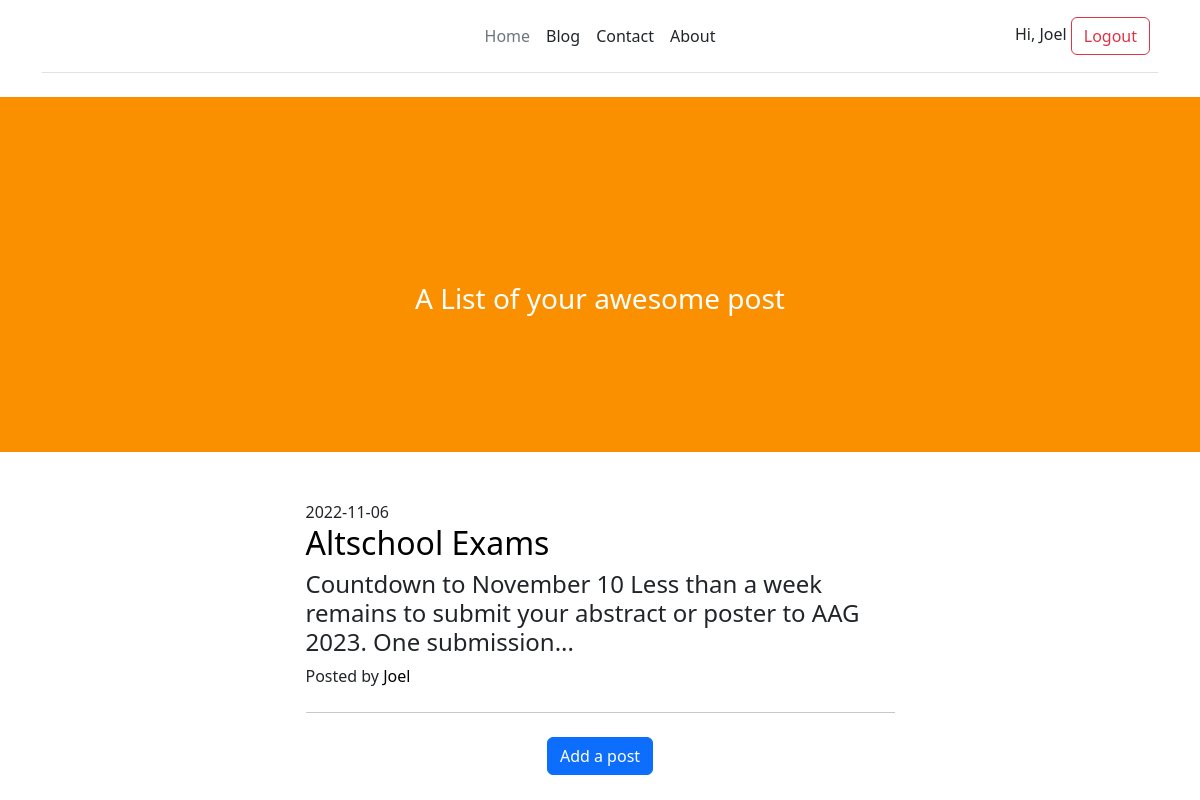
The page /blog (signed in) on the database its author committed.
### app.py (models this page shows, shortened)
class User(db.Model, UserMixin):
    __tablename__ = "User"
    id = db.Column(db.Integer(), primary_key=True)
    first_name = db.Column(db.String(50), nullable=False)
    last_name = db.Column(db.String(50), nullable=False)
    username = db.Column(db.String(255), nullable=False, unique=True)
    email = db.Column(db.String(255), nullable=False, unique=True)
    password_hash = db.Column(db.Text(), nullable=False)
    def __repr__(self):
        return f"{self.first_name}"

class Blog(db.Model):
    __tablename__ = "Blog"
    id = db.Column(db.Integer, primary_key=True)
    title = db.Column(db.String, unique=True, nullable=False)
    content = db.Column(db.Text, nullable=False)
    date_published = db.Column(db.DateTime)
    author = db.Column(db.String, default="Iniobong Benson")

### app.py (the view)
@app.route('/blog')
def blog():
    if current_user.is_authenticated:
        blog = Blog.query.filter_by(author=str(current_user)).all()
        return render_template('blog/blog.html', user_posts=blog)
    else:
        return redirect(url_for('login'))

### app.py (called while the page is built)
@login_manager.user_loader
def user_loader(user_id):
    return User.query.get(user_id)

### templates/blog/blog.html
{% extends 'base.html' %}
{% block content %}
{% if current_user.is_authenticated %}
<header class="blog-head">
  <div class="container position-relative px-4 px-lg-5">
      <div class="center">
        <h3>A List of your awesome post</h3>
      </div>
  </div>
</header>
<div class="container px-4 px-lg-5">
    {% for post in user_posts %}
    <div class="row gx-4 gx-lg-5 justify-content-center">
      <div class="col-md-10 col-lg-8 col-xl-7">
        <div class="post-preview">
          {{post.date_published.strftime('%Y-%m-%d')}}
          <a href="/post/{{post.id}}">
            <h2 class="post-title">{{post.title}}</h2>
          </a>
          <h4 class="post">{{post.content |truncate(120)}}</h4>
          <p class="post-meta">
            Posted by
            <a href="">{{post.author}}</a>
          </p>
        </div>
        <hr class="my-4" />
      </div>
    </div>
    {% endfor %}
  </div>
  <div class="center">
    <a href="{{url_for('post')}}"><button type="button" class="btn btn-primary">Add a post</button></a>
  </div>
{% endif %}
{% endblock content %}

### templates/base.html (shortened to what this page needs)
<!DOCTYPE html>
<html lang="en">
<head>
<link href="https://cdn.jsdelivr.net/npm/bootstrap@5.2.2/dist/css/bootstrap.min.css" rel="stylesheet">
<link rel= "stylesheet" type= "text/css" href= "{{ url_for('static',filename='styles/main.css') }}">
<link rel="stylesheet" href="https://s.pageclip.co/v1/pageclip.css" media="screen">
</head>
<div class="container">
    <header class="d-flex flex-wrap align-items-center justify-content-center justify-content-md-between py-3 mb-4 border-bottom">
      <a href="/" class="d-flex align-items-center col-md-3 mb-2 mb-md-0 text-dark text-decoration-none">
        <svg class="bi me-2" width="40" height="32" role="img" aria-label="Bootstrap"><use xlink:href="#bootstrap"/></svg>
      </a>
      <ul class="nav col-12 col-md-auto mb-2 justify-content-center mb-md-0">
        <li><a href="{{('/')}}" class="nav-link px-2 link-secondary">Home</a></li>
        <li><a href="{{('blog')}}" class="nav-link px-2 link-dark">Blog</a></li>
        <li><a href="{{('contact')}}" class="nav-link px-2 link-dark">Contact</a></li>
        <li><a href="{{('about')}}" class="nav-link px-2 link-dark">About</a></li>
      </ul>
      <div class="col-md-3 text-end">
        {% if current_user.is_authenticated %}
        <span class="">Hi, {{current_user}}</span>
        <a href="{{url_for('logout')}}"><button type="button" class="btn btn-outline-danger me-2">Logout</button></a>
        {% else %}
        <a href="{{url_for('login')}}"><button type="button" class="btn btn-outline-primary me-2">Login</button></a>
        <a href="{{url_for('signup')}}"><button type="button" class="btn btn-warning">Sign-up</button></a>
        {% endif %}
      </div>
    </header>
  </div>
<body>
  <main class="main-content">
    {% block content %}
    {% endblock content %}
  </main>
</body>
</html>

### static/styles/main.css (style rules this page uses)
html, body { box-sizing: border-box; }
a { text-decoration: none; color: black; }
.blog-head { position: relative; margin-bottom: 3rem; padding-top: calc(8rem + 57px); padding-bottom: 8rem; color: white; background-color: #FA9000; }
.center { text-align: center; }

### rows shown on the page
User: first_name "Joel"
Blog: date_published "2022-11-06", title "Altschool Exams", content "Countdown to November 10 Less than a week remains to submit your abstract or poster to AAG 2023. One submission...", author "Joel"
